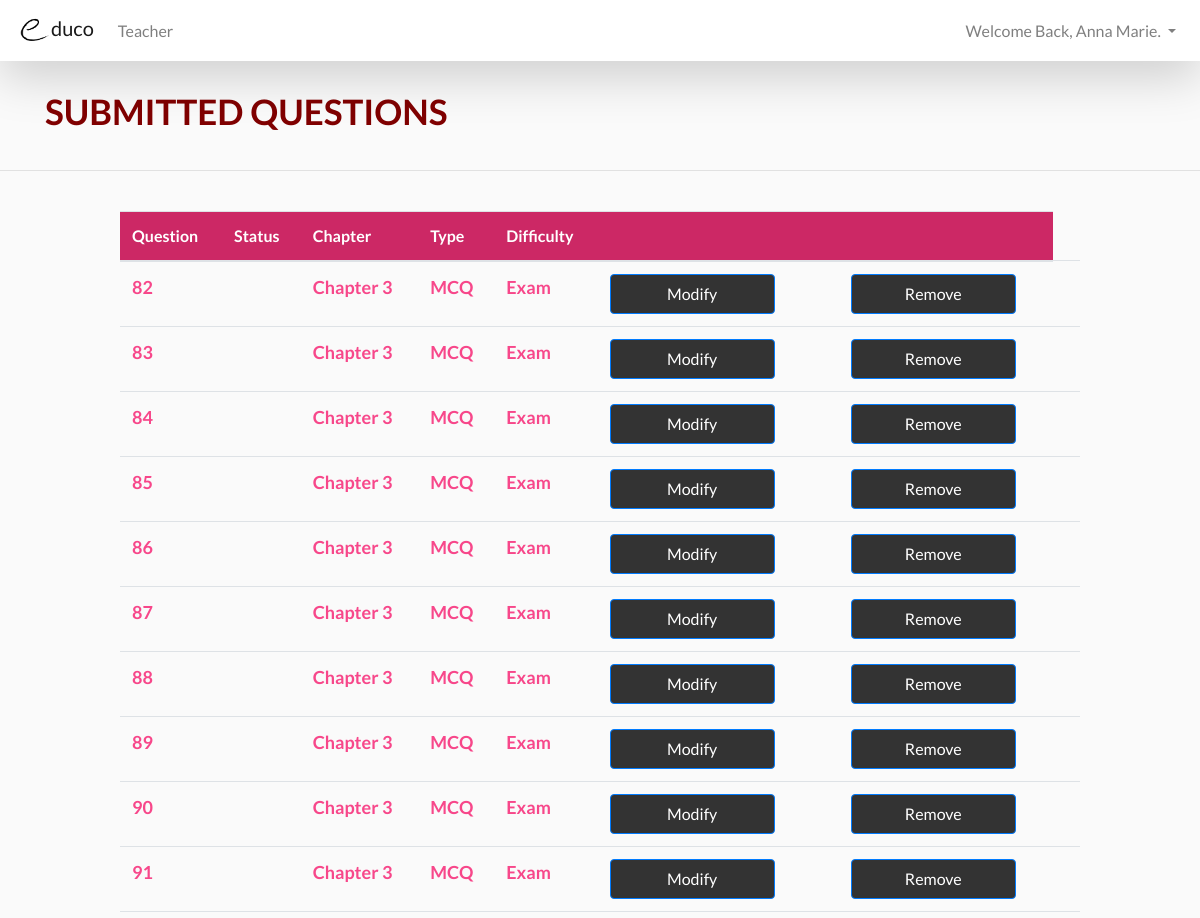
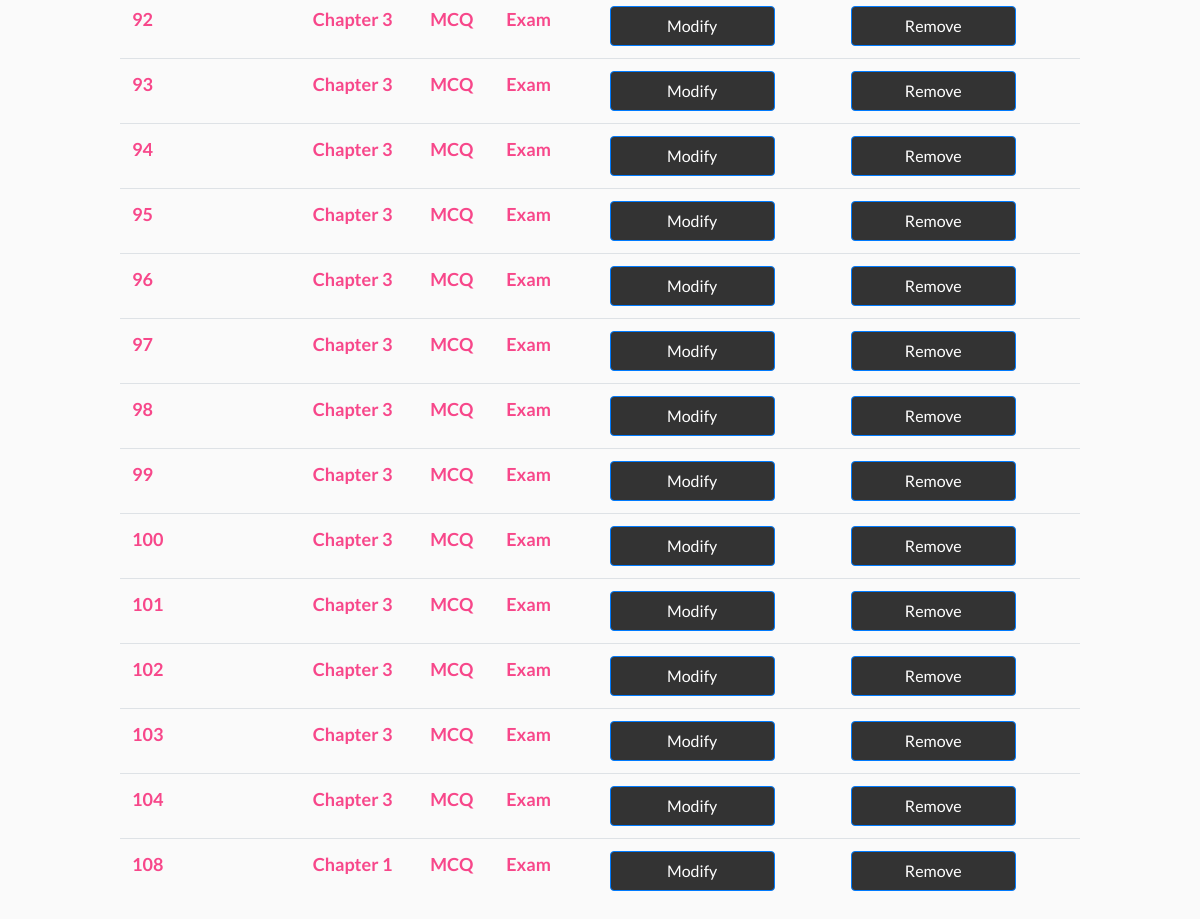
The page /website/questions/view_questions.php?role=teacher (signed in) on the database its author committed (2 pictures, top to bottom).
### tables this page shows
CREATE TABLE `question` (
  `Q_No` int(11) NOT NULL,
  `U_ID` int(11) NOT NULL,
  `Chapter` varchar(255) NOT NULL,
  `Format` varchar(255) NOT NULL,
  `Difficulty` varchar(255) NOT NULL,
  `Mark` int(1) NOT NULL,
  `QuestionContent` text NOT NULL,
  `Image` mediumblob,
  `Imagepath` varchar(255) DEFAULT NULL,
  `A` varchar(255) NOT NULL,
  `B` varchar(255) NOT NULL,
  `C` varchar(255) NOT NULL,
  `D` varchar(255) NOT NULL,
  `TrueAnswer` varchar(255) NOT NULL,
  `Approval` int(11) DEFAULT NULL
);

### website/questions/view_questions.php (the view, shortened to what this page needs)
<!DOCTYPE html>
<html>
<head>
<?php include($_SERVER["DOCUMENT_ROOT"].'/template/header.php'); ?>
</head>
<body>
<?php
    $role = $_GET['role'];
    if($role == 'teacher'){
      include($_SERVER["DOCUMENT_ROOT"].'/template/teachernavbar.php');
    }
    elseif($role == 'corporate'){
      include($_SERVER["DOCUMENT_ROOT"].'/template/corporatenavbar.php');
    }
?>
<br/>
<div class="container">
  <div class="row">
    <div class="col-sm-5">
      <p class="text-center" style="font-size: 35px; color: maroon; float: left; font-weight: bold;">
      SUBMITTED QUESTIONS
      </p>
    </div>
  </div>
</div>
<hr/>
<br/>
<center>
<table class="table table-hover" style="width: 80%;">
  <thead>
    <tr style="background-color: #CC2865; color: white;">
      <th>Question</th>
      <th>Status</th>
      <th>Chapter</th>
      <th>Type</th>
      <th>Difficulty</th>
      <th></th>
      <th></th>
      <th></th>
    </tr>
  </thead>
<tbody style="color: #F7478A; font-size: 18px; font-weight: bold;">
<?php
$conn = mysqli_connect('localhost','root','','educo');
$username = $_SESSION['user'];
$select = "SELECT * FROM question q INNER JOIN users u ON q.U_ID = u.U_ID WHERE Name = '$username' order by Q_No;";
$result = mysqli_query($conn,$select)
or die("<script>alert('Maybe select wrong table / columns');</script>");
while($row = mysqli_fetch_array($result))
{
  echo "<tr>";
  echo "<td>" . $row['Q_No'] . "</td>";
  echo "<td>" . $row['Approval'] . "</td>";
  echo "<td>" . $row['Chapter'] . "</td>";
  echo "<td>" . $row['Format'] . "</td>";
  echo "<td>" . $row['Difficulty'] . "</td>";
  echo "<td>";
  echo "<button class= 'btn btn-primary' style='width: 165px; height: 40px; color: white;
        background-color:#333333;' onclick=\"window.location.href='edit_question.php?id=".$row['Q_No']."'\">Modify</button></td>";
  echo "<td>";
  echo "<td>";
  echo "<button class= 'btn btn-primary' style='width: 165px; height: 40px; color: white;
        background-color:#333333;'>Remove</button></td>";
  echo "<td>";
  echo "</tr>";
  }
  echo "</table>";
?>
</center>
</body>
</html>

### template/header.php (style rules this page uses)
body { font-family: 'Lato' !important; background-color: #FAFAFA !important; }

### rows shown on the page
question: Q_No "82", Chapter "Chapter 3", Format "MCQ", Difficulty "Exam"
question: Q_No "83", Chapter "Chapter 3", Format "MCQ", Difficulty "Exam"
question: Q_No "84", Chapter "Chapter 3", Format "MCQ", Difficulty "Exam"
question: Q_No "85", Chapter "Chapter 3", Format "MCQ", Difficulty "Exam"
question: Q_No "86", Chapter "Chapter 3", Format "MCQ", Difficulty "Exam"
question: Q_No "87", Chapter "Chapter 3", Format "MCQ", Difficulty "Exam"
question: Q_No "88", Chapter "Chapter 3", Format "MCQ", Difficulty "Exam"
question: Q_No "89", Chapter "Chapter 3", Format "MCQ", Difficulty "Exam"
question: Q_No "90", Chapter "Chapter 3", Format "MCQ", Difficulty "Exam"
question: Q_No "91", Chapter "Chapter 3", Format "MCQ", Difficulty "Exam"
question: Q_No "92", Chapter "Chapter 3", Format "MCQ", Difficulty "Exam"
question: Q_No "93", Chapter "Chapter 3", Format "MCQ", Difficulty "Exam"
question: Q_No "94", Chapter "Chapter 3", Format "MCQ", Difficulty "Exam"
question: Q_No "95", Chapter "Chapter 3", Format "MCQ", Difficulty "Exam"
question: Q_No "96", Chapter "Chapter 3", Format "MCQ", Difficulty "Exam"
question: Q_No "97", Chapter "Chapter 3", Format "MCQ", Difficulty "Exam"
question: Q_No "98", Chapter "Chapter 3", Format "MCQ", Difficulty "Exam"
question: Q_No "99", Chapter "Chapter 3", Format "MCQ", Difficulty "Exam"
question: Q_No "100", Chapter "Chapter 3", Format "MCQ", Difficulty "Exam"
question: Q_No "101", Chapter "Chapter 3", Format "MCQ", Difficulty "Exam"
question: Q_No "102", Chapter "Chapter 3", Format "MCQ", Difficulty "Exam"
question: Q_No "103", Chapter "Chapter 3", Format "MCQ", Difficulty "Exam"
question: Q_No "104", Chapter "Chapter 3", Format "MCQ", Difficulty "Exam"
question: Q_No "108", Chapter "Chapter 1", Format "MCQ", Difficulty "Exam"

### other values the page prints
$_SESSION['user'] "Anna Marie"
